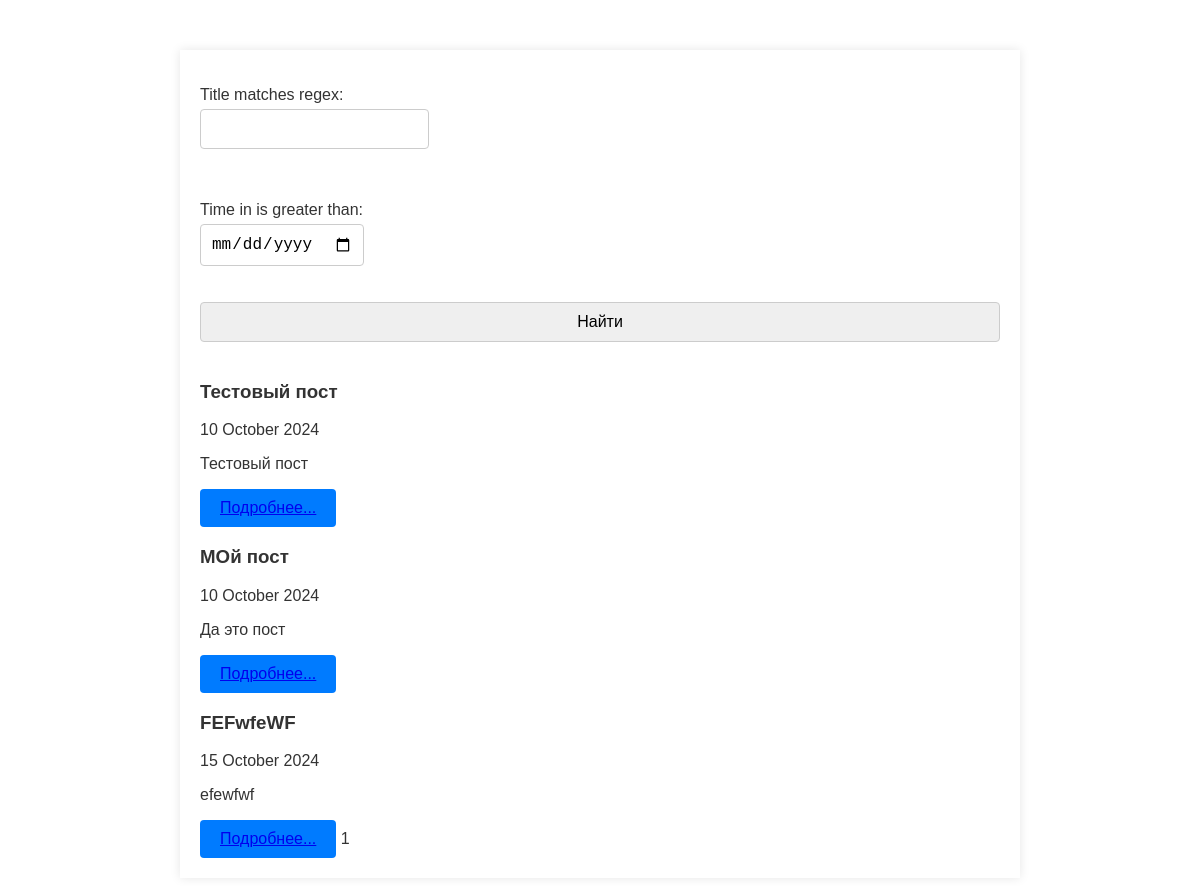
The page / on the database its author committed.
### bulletin_board/models.py (models this page shows)
class Post(models.Model):
    author = models.ForeignKey(Author, on_delete=models.CASCADE, related_name='posts')
    title = models.CharField(max_length=255)
    text = RichTextField()
    time_in = models.DateTimeField(auto_now_add=True)
    category = models.ManyToManyField(Category, through='PostCategory')

### bulletin_board/views.py (the view)
# urls.py: path('', PostList.as_view(), name='post_list'),
class PostList(ListView):
    model = Post
    ordering = 'time_in'
    template_name = 'posts.html'
    context_object_name = 'posts'
    paginate_by = 3
    def get_queryset(self):
        queryset = super().get_queryset()
        self.filterset = PostFilter(self.request.GET, queryset)
        return self.filterset.qs
    def get_context_data(self, **kwargs):
        context = super().get_context_data(**kwargs)
        context['filterset'] = self.filterset
        return context

### templates/posts.html (shortened to what this page needs)
{% extends 'flatpages/default.html' %}
{% load custom_tags %}
{% block content %}
       <form action="" method="get">
       {{ filterset.form.as_p }}
       <input type="submit" value="Найти" />
       </form>
    {% for post in posts %}
         <h3>{{ post.title }}</h3>
         <p>{{ post.time_in|date:"j E Y" }}</p>
         <p>{{ post.text|safe }}</p>
         <button> <a href="{%url 'post' post.id %}">Подробнее...</a> </button>
    {% endfor %}
   {{ page_obj.number }}
{% endblock content %}

### templates/flatpages/default.html (style rules this page uses)
body { font-family: Arial, sans-serif; background-color: #f4f4f4; color: #333; margin: 0; padding: 0; }
.container { max-width: 800px; margin: 50px auto; padding: 20px; background-color: #fff; box-shadow: 0 0 10px rgba(0, 0, 0, 0.1); }
form { display: flex; flex-direction: column; }
label { font-size: 16px; margin-bottom: 5px; display: block; }
input, textarea { padding: 10px; margin-bottom: 20px; font-size: 16px; border: 1px solid #ccc; border-radius: 4px; }
button { padding: 10px 20px; font-size: 16px; background-color: #007bff; color: #fff; border: none; border-radius: 4px; cursor: pointer; }

### rows shown on the page
Post: title "Тестовый пост", time_in "10 October 2024", text "Тестовый пост"
Post: title "МОй пост", time_in "10 October 2024", text "Да это пост"
Post: title "FEFwfeWF", time_in "15 October 2024", text "efewfwf"

### other values the page prints
{{ page_obj.number }} "1"
